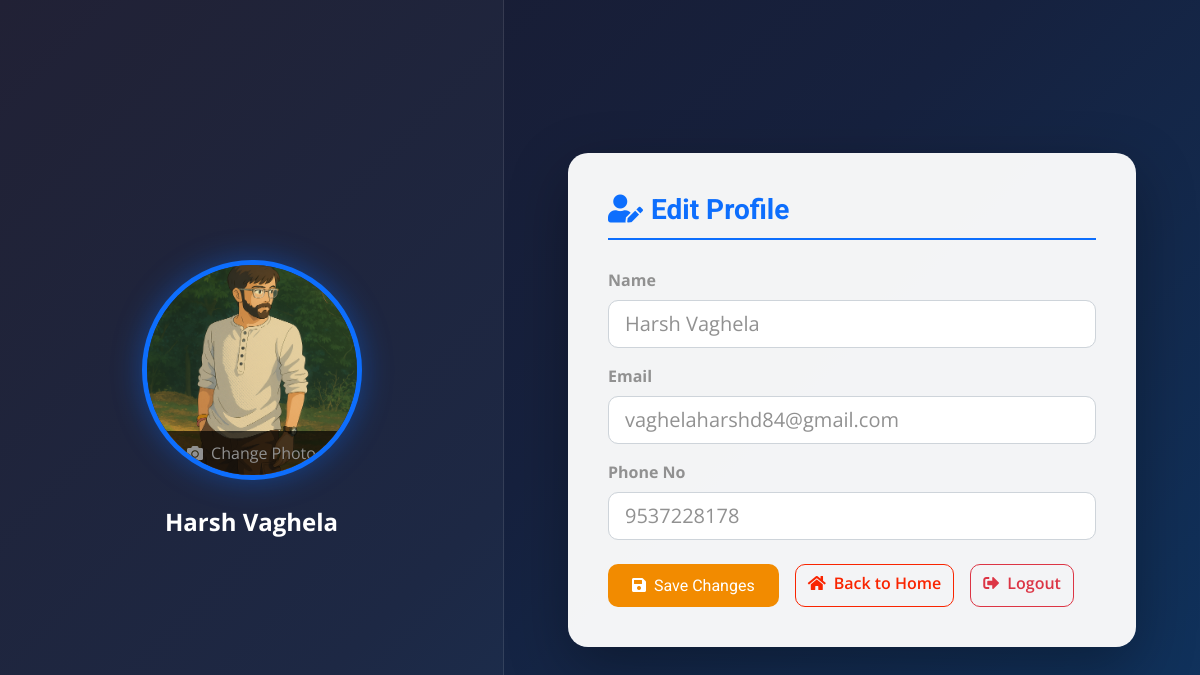
/profile/ (signed in), run on the app's committed database.
### myapp/models.py (models this page shows, shortened)
class AppUser(models.Model):
    name = models.CharField(max_length=200)
    email = models.EmailField(unique=True)
    phoneno = models.CharField(max_length=20, unique=True)
    password = models.CharField(max_length=128)  # stores hashed password
    profile_image = models.ImageField(upload_to="profile_pics", null=True, blank=True)

### myapp/views.py (the view, shortened to what this page needs)
# urls.py: path("profile/", views.profile, name="profile"),
def profile(request):
    user_id = request.session.get('user_id')
    if not user_id:
        return redirect('login')
    try:
        user = AppUser.objects.get(id=user_id)
    except AppUser.DoesNotExist:
        request.session.pop('user_id', None)
        request.session.pop('user_name', None)
        return redirect('login')
    error = None
    success = None
    return render(request, "profile.html", {"user": user, "error": error, "success": success})

### myapp/templates/profile.html (shortened to what this page needs)
{% load static %}
<!DOCTYPE html>
<html lang="en">
<head>
    <link rel="stylesheet" href="https://use.fontawesome.com/releases/v5.15.4/css/all.css" />
    <link href="{% static 'css/bootstrap.min.css' %}" rel="stylesheet">
    <link href="{% static 'css/style.css' %}" rel="stylesheet">
</head>
<body>
    <div class="profile-page">
        <div class="profile-left">
            <label for="profile-image-input" class="profile-pic-wrap" style="cursor: pointer;">
                {% if user.profile_image %}
                <img src="{{ user.profile_image.url }}" alt="Profile" id="profile-preview">
                {% else %}
                <div class="profile-pic-placeholder" id="profile-placeholder"><i class="fas fa-user"></i></div>
                <img src="" alt="" id="profile-preview" style="display:none;">
                {% endif %}
                <div class="profile-pic-edit">
                    <span class="mb-0"><i class="fas fa-camera me-2"></i>Change Photo</span>
                </div>
            </label>
            <div class="profile-name-display">{{ user.name }}</div>
        </div>
        <div class="profile-right">
            <div class="profile-card">
                <h3><i class="fas fa-user-edit me-2"></i>Edit Profile</h3>
                <form method="post" action="{% url 'profile' %}" enctype="multipart/form-data" id="profile-form">
                    <div class="mb-3">
                        <label for="name" class="form-label fw-bold">Name</label>
                        <input type="text" class="form-control form-control-lg" id="name" name="name" value="{{ user.name }}" required placeholder="Your name">
                    </div>
                    <div class="mb-3">
                        <label for="email" class="form-label fw-bold">Email</label>
                        <input type="email" class="form-control form-control-lg" id="email" name="email" value="{{ user.email }}" required placeholder="your@email.com">
                    </div>
                    <div class="mb-3">
                        <label for="phoneno" class="form-label fw-bold">Phone No</label>
                        <input type="text" class="form-control form-control-lg" id="phoneno" name="phoneno" value="{{ user.phoneno }}" required placeholder="Your phone number">
                    </div>
                    <div class="profile-actions">
                        <button type="submit" class="btn btn-primary"><i class="fas fa-save me-2"></i>Save Changes</button>
                        <a href="{% url 'index' %}" class="btn btn-outline-secondary"><i class="fas fa-home me-2"></i>Back to Home</a>
                        <a href="{% url 'logout' %}" class="btn btn-outline-danger"><i class="fas fa-sign-out-alt me-2"></i>Logout</a>
                    </div>
                </form>
            </div>
        </div>
    </div>
</body>
</html>

### myapp/static/css/style.css (style rules this page uses)
.btn { font-weight: 600; transition: .5s; }
.btn.btn-primary { background: var(--bs-primary) !important; color: var(--bs-white) !important; font-family: 'Roboto', sans-serif; font-weight: 400; transition: 0.5s; }

### myapp/templates/profile.html (style rules this page uses)
body { background: linear-gradient(135deg, #1a1a2e 0%, #16213e 50%, #0f3460 100%); min-height: 100vh; margin: 0; font-family: 'Open Sans', sans-serif; }
.profile-page { min-height: 100vh; display: flex; align-items: stretch; }
.profile-left { flex: 0 0 42%; display: flex; flex-direction: column; align-items: center; justify-content: center; padding: 3rem; background: rgba(255,255,255,0.03); border-right: 1px solid rgba(255,255,255,0.1); }
.profile-right { flex: 1; display: flex; flex-direction: column; justify-content: center; padding: 3rem 4rem; }
.profile-pic-wrap { position: relative; width: 220px; height: 220px; border-radius: 50%; overflow: hidden; border: 5px solid #0d6efd; box-shadow: 0 0 30px rgba(13,110,253,0.4); background: #2a2a4a; }
.profile-pic-wrap img { width: 100%; height: 100%; object-fit: cover; }
.profile-pic-edit { position: absolute; bottom: 0; left: 0; right: 0; background: rgba(0,0,0,0.7); padding: 10px; text-align: center; }
.profile-name-display { color: #fff; font-size: 1.5rem; font-weight: 700; margin-top: 1.5rem; }
.profile-card { background: rgba(255,255,255,0.95); border-radius: 1.25rem; padding: 2.5rem; box-shadow: 0 20px 60px rgba(0,0,0,0.3); }
.profile-card h3 { color: #0d6efd; font-weight: 700; margin-bottom: 1.75rem; padding-bottom: 0.75rem; border-bottom: 2px solid #0d6efd; }
.btn-primary { background: #0d6efd; border: none; padding: 0.6rem 1.5rem; font-weight: 600; }
.profile-actions { margin-top: 1.5rem; display: flex; gap: 1rem; flex-wrap: wrap; }

### data on the page
AppUser: profile_image (picture), name "Harsh Vaghela", email "vaghelaharshd84@gmail.com", phoneno "9537228178"
